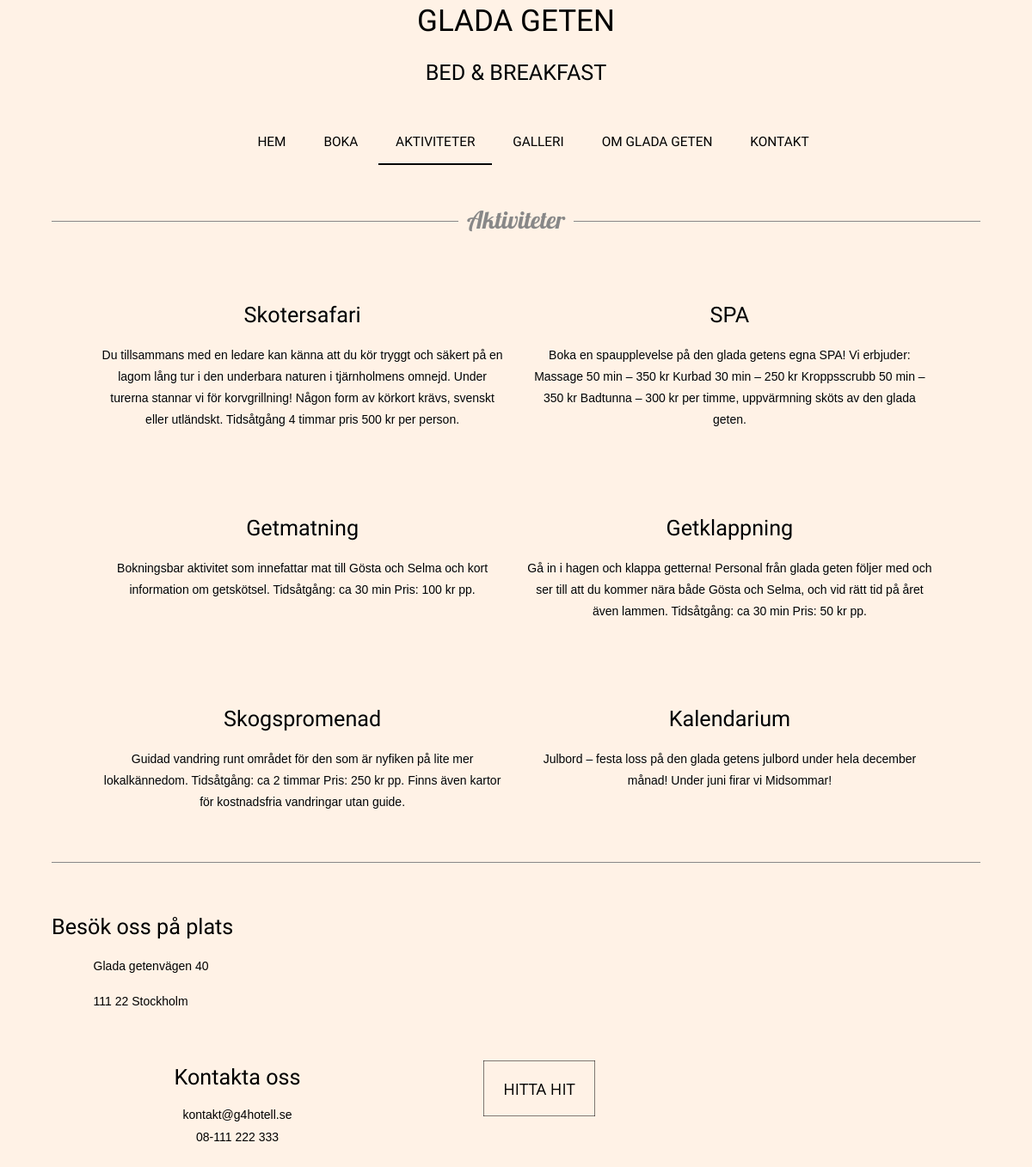
The page /adminAgneta/aktiviteter.php on the database its author committed.
### tables this page shows
CREATE TABLE `texter` (
  `ID` int(11) NOT NULL AUTO_INCREMENT,
  `Rubrik` varchar(150) NOT NULL,
  `text` text NOT NULL,
  PRIMARY KEY (`ID`)
);

### adminAgneta/aktiviteter.php (the view, shortened to what this page needs)
<!DOCTYPE html>
<html lang="en">
<head>
	<link rel="stylesheet" href="css/style.css" type="text/css" />
	<link rel="stylesheet" type="text/css" href="css/load.css">
	<link rel="stylesheet" type="text/css" href="css/button.css">
</head>
<body class="body">
<?php
$db = mysqli_connect('localhost', 'root', '', 'gettexter');
mysqli_query($db, "SET NAMES utf8");
?>
	<header class="mainHeader">
	<center><a class="logo" href="index.php" <h1>GLADA GETEN</h1></a>
	<h2>BED & BREAKFAST<h2></center>
	<br>
			<nav>
				<ul>
					<li><a href="index.php">HEM</a></li>
					<li><a href="bokning.php">BOKA</a></li>
					<li class="active"><a href="aktiviteter.php">AKTIVITETER</a></li>
					<li><a href="galleri.php">GALLERI</a></li>
					<li><a href="omoss.php">OM GLADA GETEN</a></li>
					<li><a href="kontakt.php">KONTAKT</a></li>
				</ul>
			</nav>
	</header>
	<div class="mainContent"><br>
		<h4><span>Aktiviteter</span></h4>
			<div class="content">
				<article class="topcontent">
					<content>
						<h2><?php
							$query = "SELECT * FROM texter WHERE ID = 1";
    						$result = mysqli_query($db, $query);
    						$ord = mysqli_fetch_assoc($result);
    						echo $ord['Rubrik'];
							?></h2>
							<p><?php
   							echo $ord['text'];
   							?></p>
					</content>
				</article>
				<article class="bottomcontent">
					<content>
						<h2><?php
							$query = "SELECT * FROM texter WHERE ID = 2";
        					$result = mysqli_query($db, $query);
        					$ord = mysqli_fetch_assoc($result);
		       				echo $ord['Rubrik'];
							?></h2>
							<p><?php
		       				echo $ord['text'];
							?></p>
					</content>
                </article>
            </div>
			<div class="content">
				<article class="topcontent">
					<content>
						<h2><?php
							$query = "SELECT * FROM texter WHERE ID = 3";
        					$result = mysqli_query($db, $query);
        					$ord = mysqli_fetch_assoc($result);
		       				echo $ord['Rubrik'];
							?></h2>
							<p><?php
		       				echo $ord['text'];
							?></p>
					</content>
				</article>
				<article class="bottomcontent">
					<content>
						<h2><?php
							$query = "SELECT * FROM texter WHERE ID = 4";
        					$result = mysqli_query($db, $query);
        					$ord = mysqli_fetch_assoc($result);
		       				echo $ord['Rubrik'];
							?></h2>
							<p><?php
		       				echo $ord['text'];
							?></p>
					</content>
                </article>
            </div>
        	<div class="content">
        		<article class="topcontent">
        			<content>
        				<h2><?php
        					$query = "SELECT * FROM texter WHERE ID = 5";
        					$result = mysqli_query($db, $query);
        					$ord = mysqli_fetch_assoc($result);
		       				echo $ord['Rubrik'];
							?></h2>
							<p><?php
		       				echo $ord['text'];
							?></p>
        			</content>
        		</article>
        		<article class="bottomcontent">
        			<content>
        				<h2><?php
        					$query = "SELECT * FROM texter WHERE ID = 6";
        					$result = mysqli_query($db, $query);
        					$ord = mysqli_fetch_assoc($result);
		       				echo $ord['Rubrik'];
							?></h2>
							<p><?php
		       				echo $ord['text'];
							?></p>
        			</content>
               	</article>
    	    </div>
	</div>
    <footer class="mainFooter">
    	<h4></h4>
        <br>
		<div class="besök">
		<h2>Besök oss på plats</h2>
		<p>Glada getenvägen 40</p>
		<p>111 22 Stockholm</p>
		</div>
		<div class="kontakt">
		<h2>Kontakta oss</h2>
		<p>kontakt@g4hotell.se</p>
		<p>08-111 222 333</p>
		</div>
		<div class="karta">
			<div class="basicBox">
  							<p>Hitta hit</p>
  							<a href="kontakt.php"> <svg width="130" height="65" viewBox="0 0 130 65" xmlns="http://www.w3.org/2000/svg">
    						<rect x='0' y='0' fill='none' width='130' height='65'/>
  							</svg></a>
						</div>
		</div>
    </footer>
</body>
</html>

### adminAgneta/css/style.css (style rules this page uses)
body { background-image: url('body.jpg'); background: #fff2e6; ; color: #000305; font-size: 87.5%; font-family: 'Trebuchet MS', Trebuchet, 'Lucida Sans Unicode', 'Lucida Grande', 'Lucida Sans', Arial, sans-serif; line-height: 1.429; margin: 0; padding: 0; text-align: left; }
.body { clear: both; margin: 0 auto; width: 90%; }
.logo { font-size: 2.5em; font-family: 'Prociono', serif; }
h2 { font-size: 1.8em; font-family: 'Prociono', serif; }
h4 { font-size: 2em; font-family: 'Lobster', cursive; color:#888888; }
h2, h3, h4, h5, h6 { font-weight: 400; line-height: 1.1; margin-bottom: .8em; }
a { outline: 0; }
a:link, a:visited { color: #000; padding: 0 1px; text-decoration: none; }
h4 { width:100%; text-align:center; border-bottom: 1px solid #888; line-height:0.1em; margin:10px 0 20px; }
h4 span { background:#fff2e6; padding:0 10px; }
.mainHeader nav { background: ; font-size: 1.1em; font-family: 'Prociono', serif; height: 50px; line-height: 30px; margin: 0 auto 30px auto; text-align: center; -moz-border-radius: 0px; -webkit-border-radius: 0px; }
.mainHeader nav ul { list-style: none; margin: 0 auto; }
.mainHeader nav ul li { display: inline; }
.mainHeader nav a:link, .mainHeader nav a:visited { color: ; display: inline-block; height: 30px; padding: 10px 20px; text-decoration: none; }
.mainHeader nav a:hover, .mainHeader nav a:active, .mainHeader nav .active a:link, .mainHeader nav .active a:visited { color:#000; text-decoration:none; border-bottom:2px solid black; text-shadow: none !important; }
.mainHeader nav li a { border-radius: 5px; -moz-border-radius: 0px; -webkit-border-radius: 0px; }
.mainContent { overflow: hidden; line-height: 25px; border-radius: 5px; -moz-border-radius: 5px; -webkit-border-radius: 5px; }
.topcontent { float:left; width:44%; text-align:center; padding-left:5%; padding-top:5%; margin-bottom: 1%; }
.bottomcontent { float:right; width:44%; text-align:center; padding-right:5%; padding-top:5%; margin-bottom: 1%; }
.content { width: 100%; float: left; }
.mainFooter { width: 100%; float: left; text-align:left; margin-top: 2%; margin-bottom: 2%; padding-left: 0; background-color: ; border-radius: 5px; -moz-border-radius: 5px; -webkit-border-radius: 5px; color: #000; }
.mainFooter p { width: 91%; margin: 2% auto; }
.kontakt { width:25%; float:left; padding-left:7.5%; padding-right:7.5%; padding-top:2%; text-align:center; }
.karta { width:25%; float:left; padding-top:2%; text-align:center; }

### adminAgneta/css/button.css (style rules this page uses)
.basicBox, .swiggleBox, .checkBox { width: 130px; height: 65px; margin: 15px auto; color: #000; font-family: 'Open Sans', sans-serif; font-size: 1.15rem; line-height: 65px; text-transform: uppercase; text-align: center; position: relative; cursor: pointer; }
svg { position: absolute; top: 0; left: 0; }

### rows shown on the page
texter: Rubrik "Skotersafari", text "Du tillsammans med en ledare kan känna att du kör tryggt och säkert på en lagom lång tur i den underbara naturen i tjärnholmens omnejd. Under turerna stannar vi för korvgrillning! Någon form av körkort krävs, svenskt eller utländskt. Tidsåtgång 4 timmar pris 500 kr per person."
texter: Rubrik "SPA", text "Boka en spaupplevelse på den glada getens egna SPA! Vi erbjuder: Massage 50 min – 350 kr Kurbad 30 min – 250 kr Kroppsscrubb 50 min – 350 kr Badtunna – 300 kr per timme, uppvärmning sköts av den glada geten."
texter: Rubrik "Getmatning", text "Bokningsbar aktivitet som innefattar mat till Gösta och Selma och kort information om getskötsel. Tidsåtgång: ca 30 min Pris: 100 kr pp."
texter: Rubrik "Getklappning", text "Gå in i hagen och klappa getterna! Personal från glada geten följer med och ser till att du kommer nära både Gösta och Selma, och vid rätt tid på året även lammen. Tidsåtgång: ca 30 min Pris: 50 kr pp."
texter: Rubrik "Skogspromenad", text "Guidad vandring runt området för den som är nyfiken på lite mer lokalkännedom. Tidsåtgång: ca 2 timmar Pris: 250 kr pp. Finns även kartor för kostnadsfria vandringar utan guide."
texter: Rubrik "Kalendarium", text "Julbord – festa loss på den glada getens julbord under hela december månad! Under juni firar vi Midsommar!"
